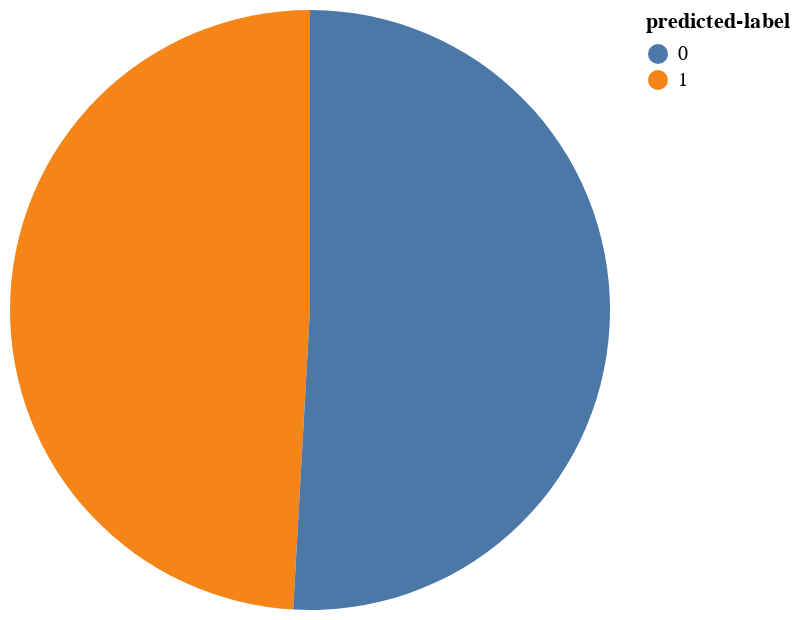

Source (notebook cell):
### Code cell
counting = pl_yp_test.select(pl.col('predicted-label').value_counts()).unnest('predicted-label')

pie = (alt.Chart(counting).mark_arc()
.encode(
    theta=alt.Theta('count', stack='normalize', type='quantitative'),
    color=alt.Color('predicted-label', type='nominal'),
    tooltip=['predicted-label', 'count:N'],
))

pie

### Figure 1 — Vega-Lite specification as saved in the notebook (floating-point values rounded to 4 significant figures)
{"config": {"view": {"continuousWidth": 300, "continuousHeight": 300}}, "data": {"name": "data-8f7f5b19cd4c502286b1c1cbf3ccc855"}, "mark": {"type": "arc"}, "encoding": {"color": {"field": "predicted-label", "type": "nominal"}, "theta": {"field": "count", "stack": "normalize", "type": "quantitative"}, "tooltip": [{"field": "predicted-label", "type": "quantitative"}, {"field": "count", "type": "nominal"}]}, "$schema": "https://vega.github.io/schema/vega-lite/v5.20.1.json", "datasets": {"data-8f7f5b19cd4c502286b1c1cbf3ccc855": [{"predicted-label": 1, "count": 798}, {"predicted-label": 0, "count": 827}]}}
